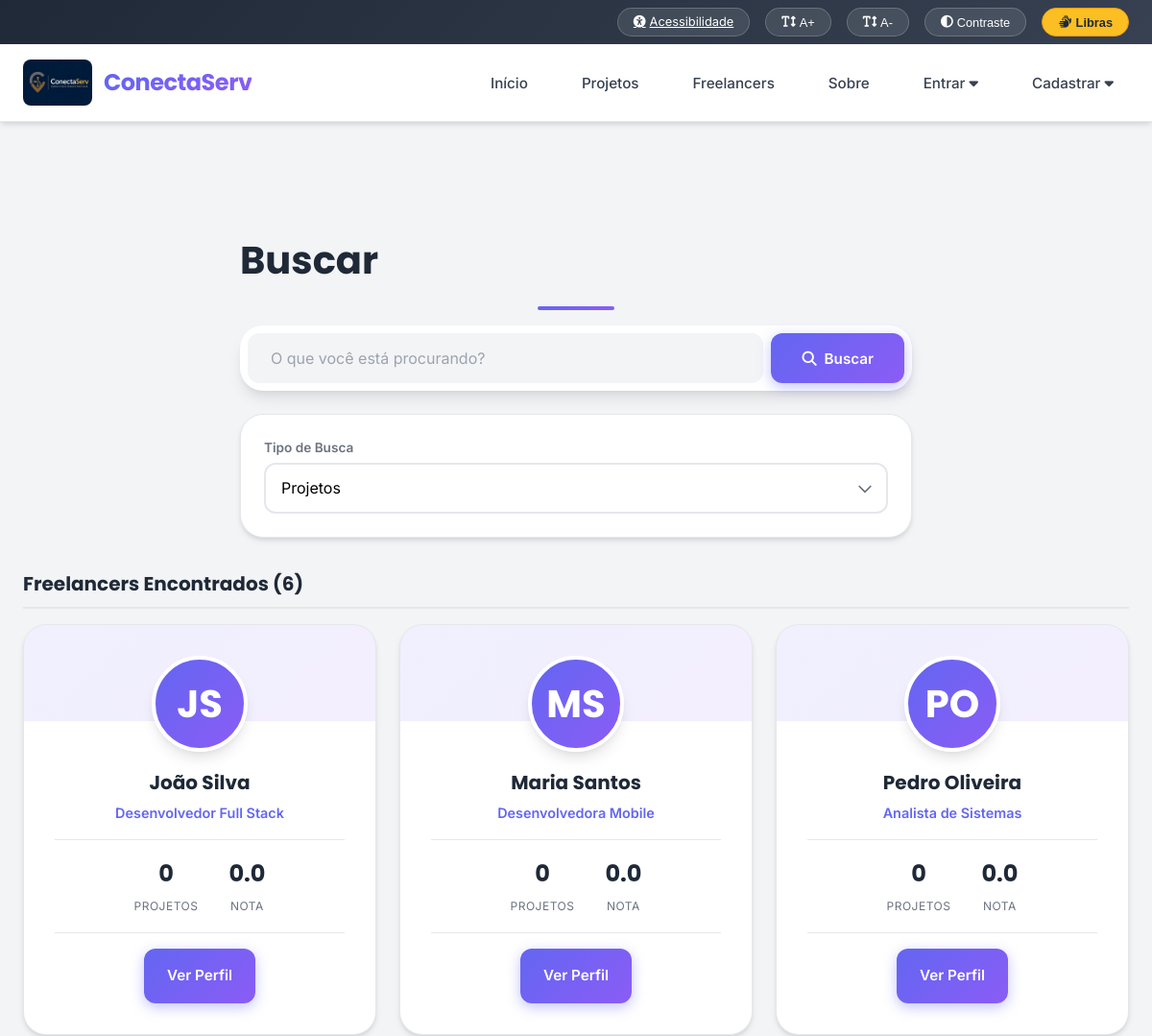
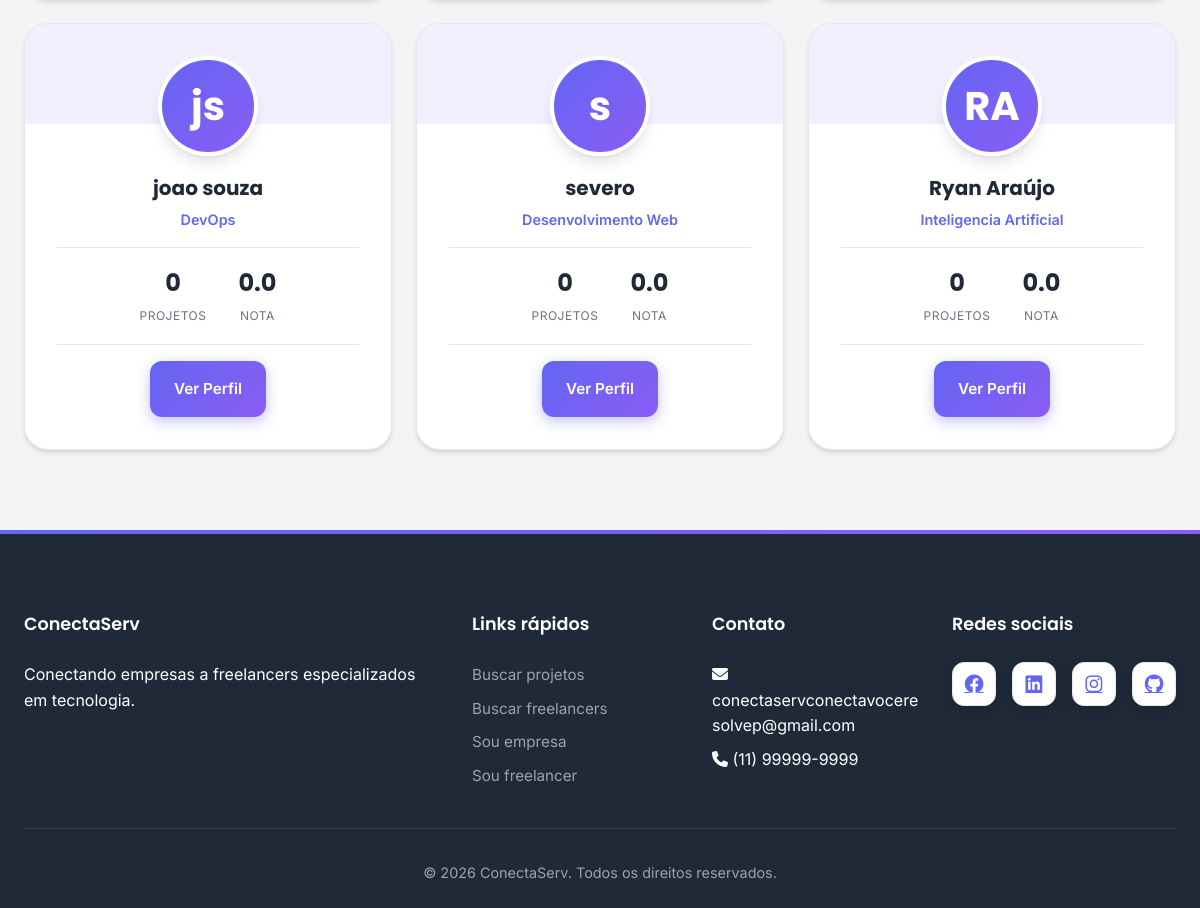
The page /busca on the database as committed earlier (2 pictures, top to bottom).
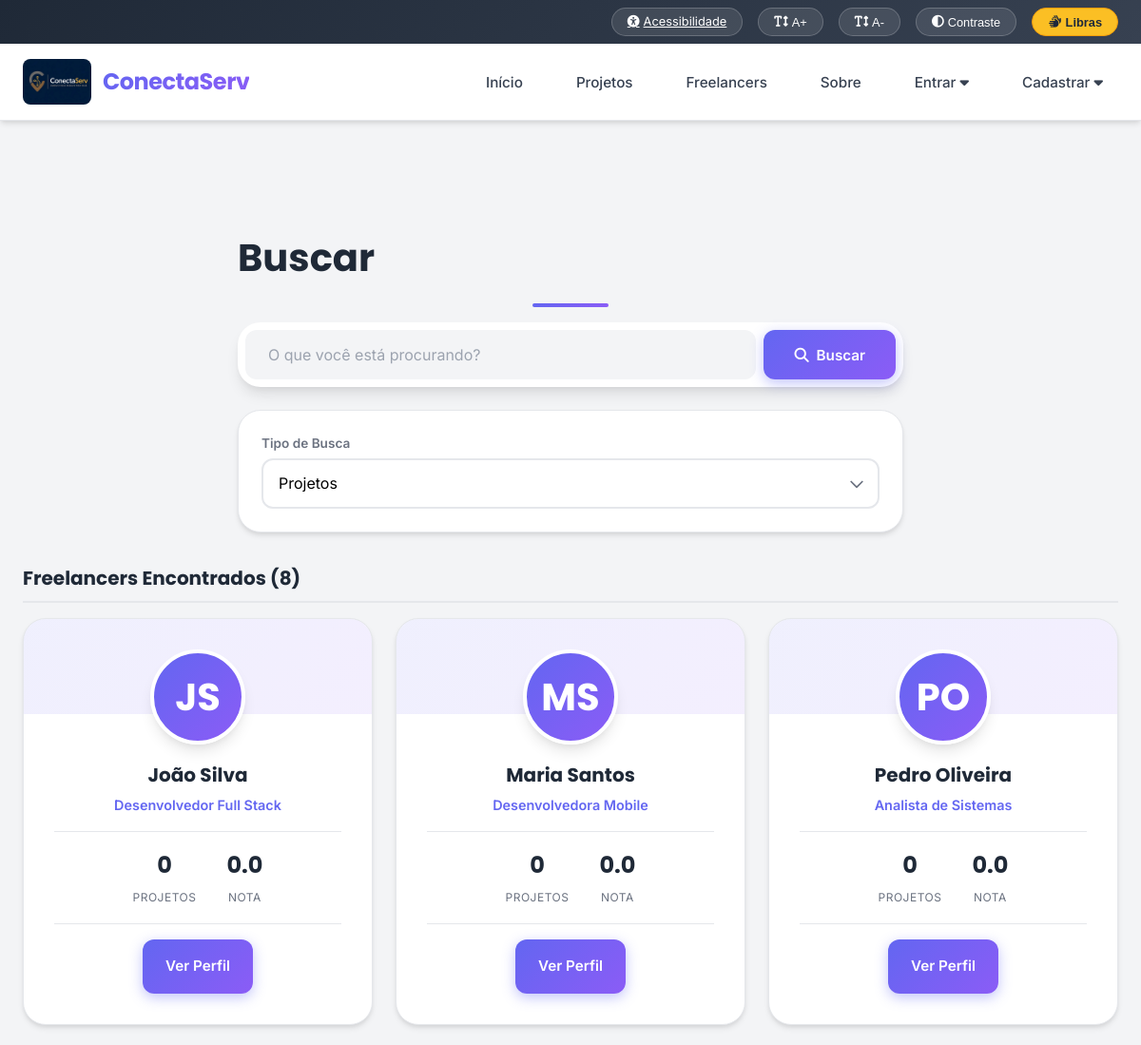
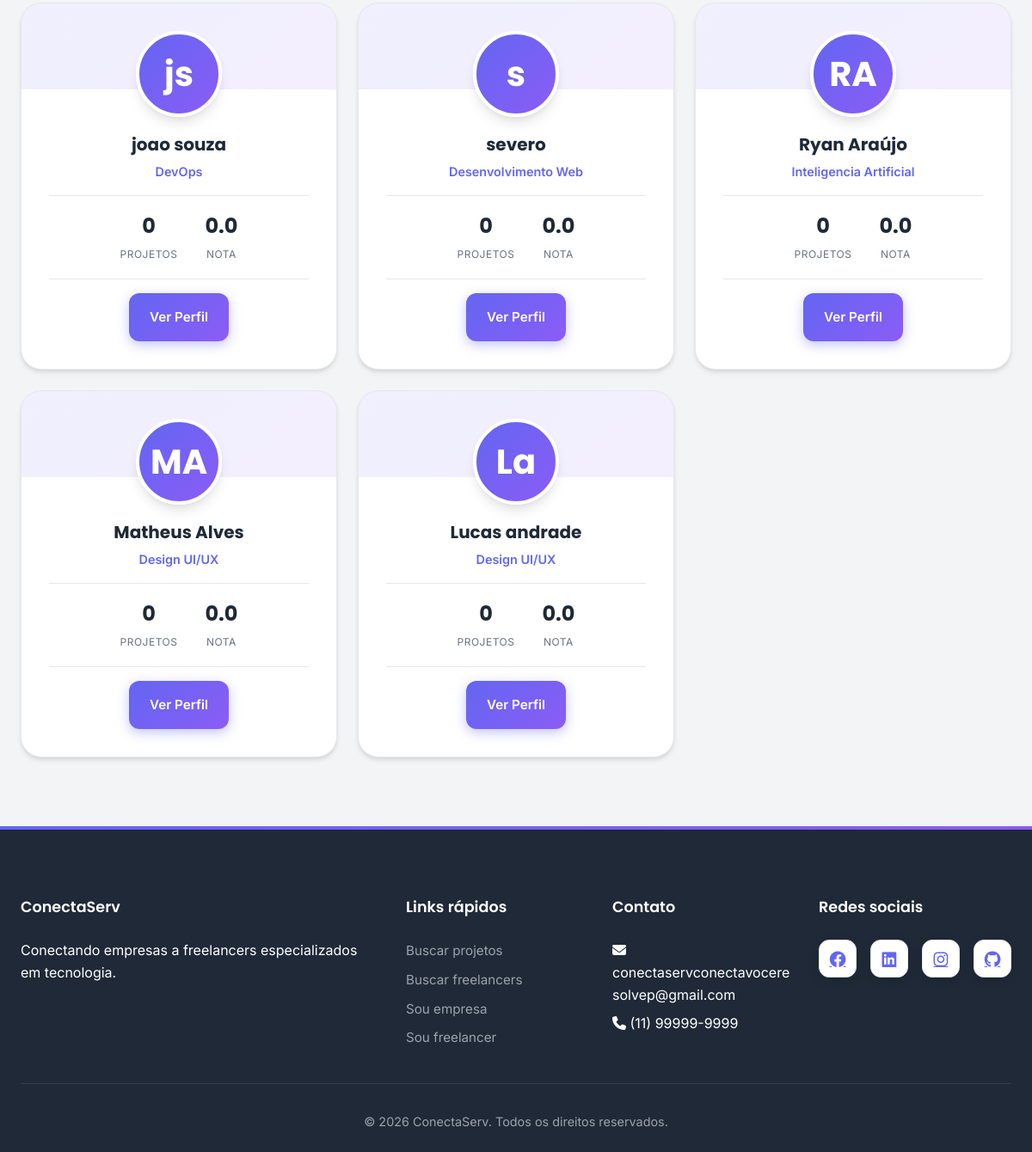
The same page on the database as committed later (2 pictures, top to bottom).
### tables this page shows
CREATE TABLE freelancers (
            id INTEGER PRIMARY KEY AUTOINCREMENT,
            nome_completo TEXT NOT NULL,
            email TEXT UNIQUE NOT NULL,
            senha TEXT NOT NULL,
            telefone TEXT,
            cpf TEXT UNIQUE,
            data_nascimento DATE,
            cidade TEXT,
            estado TEXT,
            especialidade TEXT,
            habilidades TEXT,
            portfolio TEXT,
            biografia TEXT,
            linkedin TEXT,
            github TEXT,
            hourly_rate DECIMAL(10,2),
            nota_media DECIMAL(3,2) DEFAULT 0,
            total_projetos INTEGER DEFAULT 0,
            projetos_concluidos INTEGER DEFAULT 0,
            taxa_conclusao DECIMAL(5,2) DEFAULT 0,
            tempo_resposta_horas INTEGER DEFAULT 0,
            data_cadastro TIMESTAMP DEFAULT CURRENT_TIMESTAMP,
            status TEXT DEFAULT 'ativo',
            destaque TEXT DEFAULT 'nao'
        , user_id INTEGER);

### app.py (the view)
@app.route('/busca')
def busca():
    termo = request.args.get('q', '')
    conn = criar_conexao()
    cursor = conn.cursor()
    cursor.execute('''
        SELECT p.*, e.nome_empresa, p.presupuesto AS orcamento
        FROM projetos p
        JOIN empresas e ON p.empresa_id = e.id
        WHERE p.titulo LIKE ? OR p.descricao LIKE ? OR p.categoria LIKE ?
        ORDER BY p.data_criacao DESC
    ''', (f'%{termo}%', f'%{termo}%', f'%{termo}%'))
    projetos_list = [format_projeto_data(projeto) for projeto in cursor.fetchall()]
    cursor.execute('''
        SELECT * FROM freelancers
        WHERE nome_completo LIKE ? OR especialidade LIKE ? OR habilidades LIKE ?
        ORDER BY nota_media DESC
    ''', (f'%{termo}%', f'%{termo}%', f'%{termo}%'))
    freelancers_list = [format_freelancer_data(freelancer) for freelancer in cursor.fetchall()]
    conn.close()
    return render_template('busca.html', projetos=projetos_list, freelancers=freelancers_list, termo=termo)

### app.py (called while the page is built)
@app.context_processor
def inject_globals():
    return {
        'flash_messages': get_flashed_messages(with_categories=True),
        'alert_class': lambda category: ALERT_CLASS_MAP.get(category, category),
        'textos': obter_textos(),
        't': obter_textos(),
    }

def format_freelancer_data(row):
    if row is None:
        return None
    data = dict(row)
    nome_completo = data.get('nome_completo', '')
    partes = nome_completo.split()
    data['nome'] = partes[0] if partes else ''
    data['sobrenome'] = partes[-1] if len(partes) > 1 else ''
    return data

def format_projeto_data(row):
    if row is None:
        return None
    data = dict(row)
    if 'presupuesto' in data:
        data['orcamento'] = data['presupuesto']
    return data

### database/database.py (called while the page is built)
def configurar_sqlite(conn):
    conn.execute('PRAGMA journal_mode=WAL')
    conn.execute('PRAGMA busy_timeout=60000')
    conn.execute('PRAGMA synchronous=NORMAL')
    conn.execute('PRAGMA foreign_keys=ON')
    conn.execute('PRAGMA wal_checkpoint(PASSIVE)')

def criar_conexao():
    conn = sqlite3.connect(DB_PATH, timeout=60)
    conn.row_factory = sqlite3.Row
    configurar_sqlite(conn)
    return conn

### textos_pt.py (called while the page is built)
def obter_textos():
    return TEXTOS

### templates/busca.html (shortened to what this page needs)
{% extends "base.html" %}
{% block content %}
<div class="section">
    <div class="container">
        <div class="busca-container">
            <h1 class="section-title">Buscar</h1>
            <form method="GET" action="{{ url_for('busca') }}" class="busca-form">
                <input type="text" name="q" class="form-control" placeholder="O que você está procurando?" value="{{ termo or '' }}">
                <button type="submit" class="btn btn-primary">
                    <i class="fas fa-search"></i> Buscar
                </button>
            </form>
            <div class="filtros mt-3">
                <form method="GET" action="{{ url_for('busca') }}" class="filtros-form">
                    <div class="filtro-group">
                        <label for="tipo">Tipo de Busca</label>
                        <select id="tipo" name="tipo" class="form-control" onchange="this.form.submit()">
                            <option value="projeto" {% if tipo == 'projeto' %}selected{% endif %}>Projetos</option>
                        </select>
                    </div>
                </form>
            </div>
        </div>
        {% if tipo == 'projeto' %}
        <div class="resultados-section">
            <h2 class="resultados-title">Projetos Encontrados ({{ projetos|length }})</h2>
            {% if projetos %}
            <div class="projetos-grid">
                {% for projeto in projetos %}
                <div class="projeto-card">
                    <span class="projeto-categoria">{{ projeto.categoria }}</span>
                    <h3 class="projeto-titulo">{{ projeto.titulo }}</h3>
                    <p class="projeto-descricao">{{ projeto.descricao }}</p>
                    <div class="projeto-info">
                        <span class="projeto-budget">R$ {{ projeto.orcamento }}</span>
                        <span class="projeto-prazo">{{ projeto.prazo }} dias</span>
                    </div>
                    <div class="mt-2">
                        <a href="{{ url_for('detalhes_projeto', projeto_id=projeto.id) }}" class="btn btn-small btn-primary">Ver Detalhes</a>
                    </div>
                </div>
                {% endfor %}
            </div>
            {% else %}
            <div class="alert alert-info">
                <p>Nenhum projeto encontrado para "{{ termo }}".</p>
            </div>
            {% endif %}
        </div>
        {% else %}
        <div class="resultados-section">
            <h2 class="resultados-title">Freelancers Encontrados ({{ freelancers|length }})</h2>
            {% if freelancers %}
            <div class="freelancers-grid">
                {% for freelancer in freelancers %}
                <div class="freelancer-card">
                    <div class="freelancer-avatar">
                        {{ freelancer.nome[0] }}{{ freelancer.sobrenome[0] }}
                    </div>
                    <h3 class="freelancer-nome">{{ freelancer.nome }} {{ freelancer.sobrenome }}</h3>
                    <p class="freelancer-especialidade">{{ freelancer.especialidade }}</p>
                    <div class="freelancer-stats">
                        <div class="freelancer-stat">
                            <span class="freelancer-stat-value">{{ freelancer.projetos_concluidos }}</span>
                            <span class="freelancer-stat-label">Projetos</span>
                        </div>
                        <div class="freelancer-stat">
                            <span class="freelancer-stat-value">{{ freelancer.nota_media or '0.0' }}</span>
                            <span class="freelancer-stat-label">Nota</span>
                        </div>
                    </div>
                    <div class="mt-2">
                        <a href="{{ url_for('perfil_freelancer', freelancer_id=freelancer.id) }}" class="btn btn-small btn-primary">Ver Perfil</a>
                    </div>
                </div>
                {% endfor %}
            </div>
            {% else %}
            <div class="alert alert-info">
                <p>Nenhum freelancer encontrado para "{{ termo }}".</p>
            </div>
            {% endif %}
        </div>
        {% endif %}
    </div>
</div>
{% endblock %}

### templates/base.html (shortened to what this page needs)
<!DOCTYPE html>
<html lang="pt-BR">
<head>
    <link rel="stylesheet" href="{{ url_for('static', filename='css/style.css') }}">
    <link rel="stylesheet" href="https://cdnjs.cloudflare.com/ajax/libs/font-awesome/6.4.0/css/all.min.css">
</head>
<body>
    <div class="barra-acessibilidade">
        <div class="container">
            <div class="opcoes-acessibilidade">
                <a href="{{ url_for('acessibilidade') }}" class="btn-acessibilidade" title="{{ t.nav.config_acessibilidade }}">
                    <i class="fas fa-universal-access"></i> {{ t.nav.acessibilidade }}
                </a>
                <button type="button" onclick="aumentarFonte()" class="btn-acessibilidade btn-a-plus" title="{{ t.nav.aumentar_fonte }}">
                    <i class="fas fa-text-height"></i> A+
                </button>
                <button type="button" onclick="diminuirFonte()" class="btn-acessibilidade btn-a-minus" title="{{ t.nav.diminuir_fonte }}">
                    <i class="fas fa-text-height"></i> A-
                </button>
                <button type="button" onclick="alternarContraste()" class="btn-acessibilidade btn-contrast" title="{{ t.nav.alto_contraste }}">
                    <i class="fas fa-adjust"></i> Contraste
                </button>
                <button type="button" onclick="abrirVLibras()" class="btn-acessibilidade btn-libras" title="{{ t.nav.libras_titulo }}" aria-label="{{ t.nav.libras_titulo }}">
                    <i class="fas fa-sign-language" aria-hidden="true"></i> {{ t.nav.libras }}
                </button>
            </div>
        </div>
    </div>
    <nav class="navbar">
        <div class="container">
            <div class="logo">
                <a href="{{ url_for('index') }}" style="display: flex; align-items: center; gap: 12px;">
                    <img src="{{ url_for('static', filename='img/imagemconectaserv.webp') }}" alt="Logo ConectaServ" style="height: 48px; width: auto; border-radius: 8px; background: none;">
                    <span style="font-size: 1.5rem; font-weight: bold; color: var(--azul-escuro);">{{ t.site.nome }}</span>
                </a>
            </div>
            <ul class="nav-menu">
                <li><a href="{{ url_for('index') }}">{{ t.nav.inicio }}</a></li>
                <li><a href="{{ url_for('projetos') }}">{{ t.nav.projetos }}</a></li>
                <li><a href="{{ url_for('freelancers') }}">{{ t.nav.freelancers }}</a></li>
                <li><a href="{{ url_for('sobre') }}">{{ t.nav.sobre }}</a></li>
                {% if session.get('empresa_id') %}
                <li class="dropdown">
                    <a href="#" class="dropbtn">
                        <i class="fas fa-building"></i> {{ session.get('empresa_nome') }}
                    </a>
                    <div class="dropdown-content">
                        <a href="{{ url_for('dashboard_empresa') }}">{{ t.nav.dashboard }}</a>
                        <a href="{{ url_for('criar_projeto') }}">{{ t.nav.criar_projeto }}</a>
                        <a href="{{ url_for('logout') }}">{{ t.nav.sair }}</a>
                    </div>
                </li>
                {% else %}
                <li class="dropdown">
                    <a href="#" class="dropbtn">{{ t.nav.entrar }} <i class="fas fa-caret-down"></i></a>
                </li>
                <li class="dropdown">
                    <a href="#" class="dropbtn">{{ t.nav.cadastrar }} <i class="fas fa-caret-down"></i></a>
                </li>
                {% endif %}
            </ul>
        </div>
    </nav>
    <main>
        {% block content %}{% endblock %}
    </main>
    <footer class="footer">
        <div class="container">
            <div class="footer-content">
                <div class="footer-section">
                    <h3>{{ t.site.nome }}</h3>
                    <p>{{ t.site.rodape_descricao }}</p>
                </div>
                <div class="footer-section">
                    <h3>{{ t.footer.links_rapidos }}</h3>
                    <ul>
                        <li><a href="{{ url_for('projetos') }}">{{ t.footer.buscar_projetos }}</a></li>
                        <li><a href="{{ url_for('freelancers') }}">{{ t.footer.buscar_freelancers }}</a></li>
                        <li><a href="{{ url_for('cadastro_empresa') }}">{{ t.footer.sou_empresa }}</a></li>
                        <li><a href="{{ url_for('cadastro_freelancer') }}">{{ t.footer.sou_freelancer }}</a></li>
                    </ul>
                </div>
                <div class="footer-section">
                    <h3>{{ t.footer.contato }}</h3>
                    <ul>
                        <li><i class="fas fa-envelope"></i> <span style="word-break: break-word;">conectaservconectavoceresolvep@gmail.com</span></li>
                        <li><i class="fas fa-phone"></i> (11) 99999-9999</li>
                    </ul>
                </div>
                <div class="footer-section">
                    <h3>{{ t.footer.redes }}</h3>
                    <div class="social-links">
                        <a href="#"><i class="fab fa-facebook"></i></a>
                        <a href="#"><i class="fab fa-linkedin"></i></a>
                        <a href="#"><i class="fab fa-instagram"></i></a>
                        <a href="#"><i class="fab fa-github"></i></a>
                    </div>
                </div>
            </div>
            <div class="footer-bottom">
                <p>{{ t.site.direitos }}</p>
            </div>
        </div>
    </footer>
</body>
</html>

Rows that differ between the two databases and show on the page:
added freelancers: nome "M", sobrenome "A", nome "Matheus", sobrenome "Alves", especialidade "Design UI/UX", projetos_concluidos "0", nota_media "0.0"
added freelancers: nome "L", sobrenome "a", nome "Lucas", sobrenome "andrade", especialidade "Design UI/UX", projetos_concluidos "0", nota_media "0.0"
Other text that changed with them:
{{ freelancers|length }}: "6" → "8"
